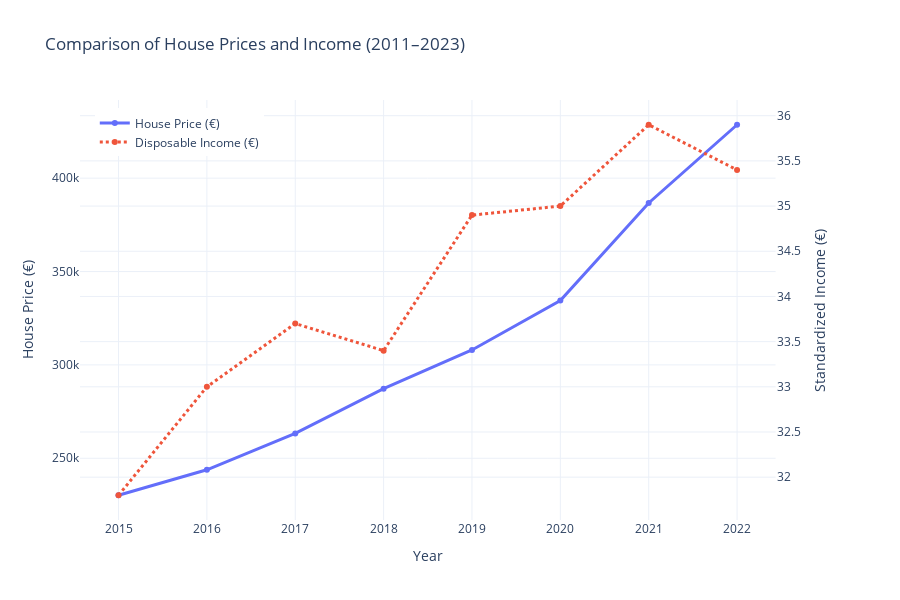

Write notebook code for a chart like this one.
### Markdown cell above
### 📈 Argument 1.1: Housing Prices vs. Income (2011–2023)

This dual-axis line chart visualizes the divergence between average home prices and standardized disposable income in the Netherlands from 2011 to 2023. 

- The **left Y-axis** shows average home prices in euros.
- The **right Y-axis** shows standardized disposable income in euros.
- Both variables are plotted over the years 2011–2023.

While income has increased gradually over the years, **home prices have risen much more sharply**. The visualization highlights the growing affordability gap for first-time buyers, showing that income growth has **not kept pace** with the rapid rise in housing costs.

This supports the argument that housing has become increasingly unaffordable for starters.

### Code cell
import pandas as pd
import plotly.graph_objects as go
from plotly.subplots import make_subplots

bruto_df = pd.read_csv('gemmideld_bruto_inkomen.csv', delimiter=',')
besteedbaar_df = pd.read_csv('gemmideld_inkomen.csv', delimiter=',')
huisprijs_df = pd.read_csv('huisprijs.csv', delimiter=',')

bruto_df.columns = bruto_df.columns.str.strip()
besteedbaar_df.columns = besteedbaar_df.columns.str.strip()
huisprijs_df.columns = huisprijs_df.columns.str.strip()

def clean_income_data(df, year_col, value_col):
    df = df[[year_col, value_col]].copy()
    df[year_col] = df[year_col].astype(str).str.extract(r'(\d{4})').astype(float)
    df[value_col] = df[value_col].astype(str).str.replace(',', '.').astype(float)
    return df[(df[year_col] >= 2011) & (df[year_col] <= 2023)].reset_index(drop=True)

bruto_clean = clean_income_data(bruto_df, 'Category', 'Gemiddeld bruto inkomen')
besteedbaar_clean = clean_income_data(besteedbaar_df, 'Category', 'Gestandaardiseerd besteedbaar inkomen')
bruto_clean.columns = ['Year', 'Gross Income']
besteedbaar_clean.columns = ['Year', 'Disposable Income']

huisprijs_df = huisprijs_df[huisprijs_df['Perioden'].astype(str).str.match(r'^\d{4}$')]
huisprijs_df['Perioden'] = huisprijs_df['Perioden'].astype(int)
huisprijs_df['Gemiddelde verkoopprijs (euro)'] = huisprijs_df['Gemiddelde verkoopprijs (euro)']\
    .astype(str).str.replace('.', '', regex=False).str.replace(',', '.', regex=False).astype(float)
huisprijs_clean = huisprijs_df[(huisprijs_df['Perioden'] >= 2011) & (huisprijs_df['Perioden'] <= 2023)][
    ['Perioden', 'Gemiddelde verkoopprijs (euro)']].reset_index(drop=True)
huisprijs_clean.columns = ['Year', 'House Price']

merged_df = pd.merge(huisprijs_clean, bruto_clean, on='Year', how='inner')
merged_df = pd.merge(merged_df, besteedbaar_clean, on='Year', how='inner')

fig = make_subplots(specs=[[{"secondary_y": True}]])
fig.add_trace(go.Scatter(
    x=merged_df['Year'],
    y=merged_df['House Price'],
    mode='lines+markers',
    name='House Price (€)',
    line=dict(width=3)
), secondary_y=False)
fig.add_trace(go.Scatter(
    x=merged_df['Year'],
    y=merged_df['Disposable Income'],
    mode='lines+markers',
    name='Disposable Income (€)',
    line=dict(dash='dot', width=3)
), secondary_y=True)

fig.update_layout(
    title="Comparison of House Prices and Income (2011–2023)",
    xaxis_title="Year",
    legend=dict(x=0.02, y=0.98),
    template="plotly_white",
    height=600
)
fig.update_yaxes(title_text="House Price (€)", secondary_y=False)
fig.update_yaxes(title_text="Standardized Income (€)", secondary_y=True)

fig.show()

### Figure 1 — Plotly figure (JSON) as saved in the notebook; plotly's stock layout.template omitted (floating-point values rounded to 4 significant figures)
{"data": [{"line": {"width": 3}, "mode": "lines+markers", "name": "House Price (€)", "type": "scatter", "x": [2015, 2016, 2017, 2018, 2019, 2020, 2021, 2022], "xaxis": "x", "y": [230200.0, 243800.0, 263300.0, 287300.0, 308000.0, 334500.0, 386700.0, 428600.0], "yaxis": "y"}, {"line": {"dash": "dot", "width": 3}, "mode": "lines+markers", "name": "Disposable Income (€)", "type": "scatter", "x": [2015, 2016, 2017, 2018, 2019, 2020, 2021, 2022], "xaxis": "x", "y": [31.8, 33.0, 33.7, 33.4, 34.9, 35.0, 35.9, 35.4], "yaxis": "y2"}], "layout": {"height": 600, "legend": {"x": 0.02, "y": 0.98}, "title": {"text": "Comparison of House Prices and Income (2011–2023)"}, "xaxis": {"anchor": "y", "domain": [0, 0.94], "title": {"text": "Year"}}, "yaxis": {"anchor": "x", "domain": [0, 1], "title": {"text": "House Price (€)"}}, "yaxis2": {"anchor": "x", "overlaying": "y", "side": "right", "title": {"text": "Standardized Income (€)"}}}}
